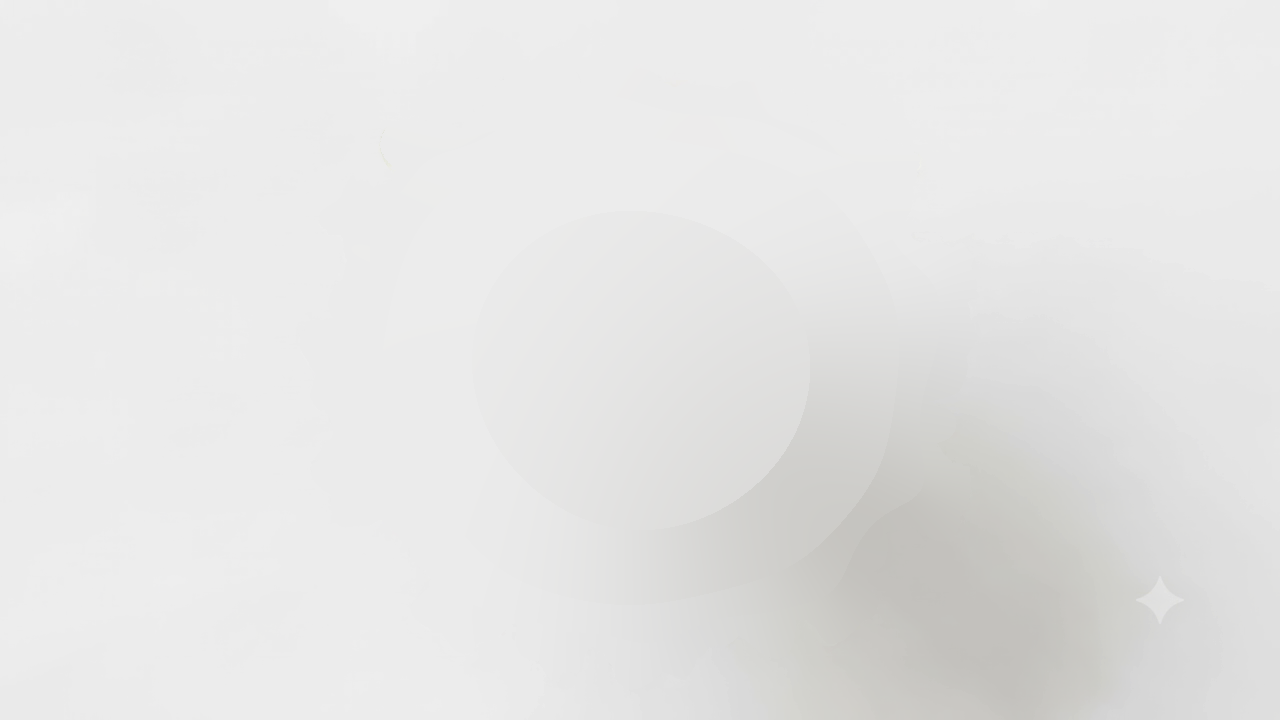

Write Python code to recreate this figure.
import numpy as np, os
from PIL import Image
from scipy import ndimage as ndi
OUT=os.path.dirname(os.path.abspath(__file__))
frames=np.load(os.path.join(OUT,"frames.npy"),mmap_mode='r')
n,H,W,_=frames.shape
BG=236.0
# background-like per pixel per frame: max channel abs diff < 20
plate=np.zeros((H,W,3),np.float32); cnt=np.zeros((H,W),np.int32)
# process in row chunks to keep memory sane
acc=[]
for y0 in range(0,H,24):
    blk=np.asarray(frames[:,y0:y0+24]).astype(np.int16)   # n,90,W,3
    d=np.abs(blk-236).max(-1)  # n,90,W
    bgm=d<20
    cnt[y0:y0+24]=bgm.sum(0)
    # masked median: set non-bg to nan and nanmedian
    b=blk.astype(np.float32); b[~bgm]=np.nan
    with np.errstate(all='ignore'):
        plate[y0:y0+24]=np.nanmedian(b,axis=0)
    pass
np.save(os.path.join(OUT,"plate_raw.npy"),plate); np.save(os.path.join(OUT,"plate_cnt.npy"),cnt)
valid=cnt>=12
print("pixels with >=12 bg samples:",valid.mean())
# fill holes (bouquet core) with smooth surface: fit 2D quadratic per channel on valid pixels, then blend
yy,xx=np.mgrid[0:H,0:W]; X=(xx/W-0.5); Y=(yy/H-0.5)
A=np.stack([np.ones_like(X),X,Y,X*X,Y*Y,X*Y],-1)
sub=valid & (np.random.default_rng(0).random((H,W))<0.05)
fit=np.zeros_like(plate)
for c in range(3):
    coef,*_=np.linalg.lstsq(A[sub],plate[...,c][sub],rcond=None)
    fit[...,c]=A@coef
    print("chan",c,"quad coef",np.round(coef,2))
full=plate.copy(); full[~valid]=fit[~valid]
# smooth the seam: feather filled area
full=np.where(valid[...,None],plate,ndi.gaussian_filter(full,(6,6,0)))
np.save(os.path.join(OUT,"plate.npy"),full)
Image.fromarray(np.clip(full,0,255).astype(np.uint8)).save(os.path.join(OUT,"plate.png"))
# uniformity metrics on valid area
v=plate[valid]
print("plate valid: mean",v.mean(0),"std",v.std(0),"min",v.min(0),"max",v.max(0))
print("quad fit range (vignette/gradient) per chan:",[(fit[...,c][valid].min(),fit[...,c][valid].max()) for c in range(3)])
# corners vs centre-ish ring
lum=plate.mean(-1)
print("corner mean",lum[:60,:60].mean(),lum[:60,-60:].mean(),lum[-60:,:60].mean(),lum[-60:,-60:].mean(),"edge mid",lum[300:420,:60].mean(),lum[300:420,-60:].mean())
# temporal noise: bg pixels residual to plate over frames (sample rows)
res=[]
for f in range(0,n,10):
    fr=np.asarray(frames[f]).astype(np.float32)
    d=fr-full
    m=valid & (np.abs(d).max(-1)<20)
    res.append(d[m])
res=np.concatenate(res)
print("temporal residual std per chan",res.std(0),"p99 of max-abs",np.percentile(np.abs(res).max(-1),99),"p99.9",np.percentile(np.abs(res).max(-1),99.9))
# save count map viz
Image.fromarray((np.clip(cnt/n,0,1)*255).astype(np.uint8)).resize((640,360)).save(os.path.join(OUT,"plate_cnt.png"))
Image.fromarray(np.clip(full,0,255).astype(np.uint8)).resize((640,360)).save(os.path.join(OUT,"plate_small.png"))
